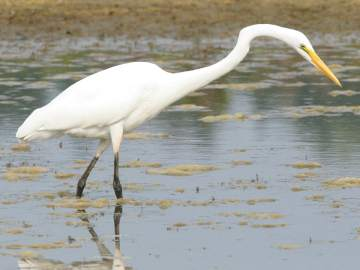
#> input picture data/white_bird.jpg, 360 x 270 px
$ python run_project.py
#> lines starting #> are read from the running program, lines starting #| are printed output that depends on the picture
### cod/parameters.py
import cv2 as cv
import sys
import numpy as np


class Parameters:

    def __init__(self, image_name):
#> called with image_name = '../data/white_bird.jpg'
        self.image_name = image_name
        self.image = cv.imread(image_name)
#> self.image is the input picture: shape (270, 360, 3); mean B, G, R 151.5, 158.9, 158.3
        if self.image is None:
            print('The image name %s is invalid.' % self.image_name)
            sys.exit(-1)
        self.image = np.float32(self.image)
        self.resize_option = 'micsoreazaLatime'
        self.num_pixels_width = 50
        self.num_pixel_height = 50
        self.show_path = False
        self.color_path = (0, 0, 255)
        self.method_select_path = 'greedy'
        self.factor_amplification = 1.10

### cod/resize_image.py
import sys
import cv2 as cv
import numpy as np
import copy

from parameters import *
from select_path import *

import pdb


def compute_energy(img):
    """
    calculeaza energia la fiecare pixel pe baza gradientului
    :param img: imaginea initiala
    :return:E - energia
    """
    gray = cv.cvtColor(img, cv.COLOR_BGR2GRAY)

    grad_x = cv.Sobel(src=gray, ddepth=cv.CV_64F, dx=1, dy=0, ksize=3, scale=1, borderType=cv.BORDER_DEFAULT)
    grad_y = cv.Sobel(src=gray, ddepth=cv.CV_64F, dx=0, dy=1, ksize=3, scale=1, borderType=cv.BORDER_DEFAULT)

    E = np.abs(grad_x) + np.abs(grad_y)

    return E


def show_path(img, path, color):
    new_image = img.copy()
    for row, col in path:
        new_image[row, col] = color

    E = compute_energy(img)
    new_image_E = img.copy()
    new_image_E[:,:,0] = E.copy()
    new_image_E[:,:,1] = E.copy()
    new_image_E[:,:,2] = E.copy()

    for row, col in path:
        new_image_E[row, col] = color
    cv.imshow('path img', np.uint8(new_image))
    cv.imshow('path E', np.uint8(new_image_E))
    cv.waitKey(1000)


def delete_path(img, path):
    """
    elimina drumul vertical din imagine
    :param img: imaginea initiala
    :path - drumul vertical
    return: updated_img - imaginea initiala din care s-a eliminat drumul vertical
    """
    updated_img = np.zeros((img.shape[0], img.shape[1] - 1, img.shape[2]), np.uint8)
    for i in range(img.shape[0]):
        col = path[i][1]
        # copiem partea din stanga
        updated_img[i, :col] = img[i, :col].copy()
        # copiem partea din dreapta
        updated_img[i, col:] = img[i, col+1:].copy()

    return updated_img


def decrease_width(params: Parameters, num_pixels):
#> called with num_pixels = 100
    img = params.image.copy()  # copiaza imaginea originala
    for i in range(num_pixels):
        print('Eliminam drumul vertical numarul %i dintr-un total de %d.' % (i+1, num_pixels))

        # calculeaza energia dupa ecuatia (1) din articol
        E = compute_energy(img)
        path = select_path(E, params.method_select_path)

        if params.show_path:
            show_path(img, path, params.color_path)
        img = delete_path(img, path)
#> this loop made 100 passes
#> pass 1, in compute_energy, `gray = cv.cvtColor(img, cv.COLOR_BGR2GRAY)`:
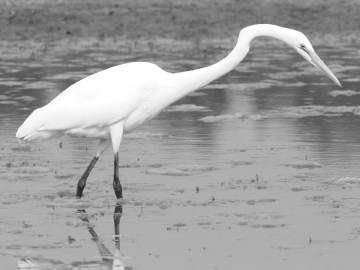
#> gray: shape (270, 360) float32; min 30.02, max 255, mean 157.9
#> pass 1, in compute_energy, `grad_x = cv.Sobel(src=gray, ddepth=cv.CV_64F, dx=1, dy=0, ksize=3, sca..`:
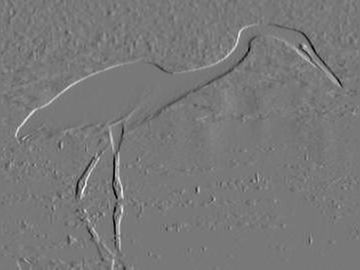
#> grad_x: shape (270, 360) float64; min -484.1, max 536.3, mean -0.1; drawn with min black and max white
#> pass 1, in compute_energy, `grad_y = cv.Sobel(src=gray, ddepth=cv.CV_64F, dx=0, dy=1, ksize=3, sca..`:
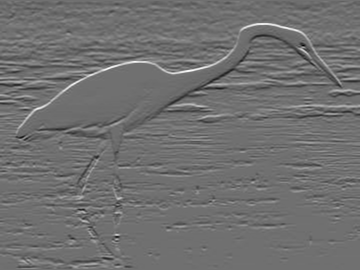
#> grad_y: shape (270, 360) float64; min -485.9, max 619.1, mean 1.1; drawn with min black and max white
#> pass 1, in compute_energy, `E = np.abs(grad_x) + np.abs(grad_y)`:
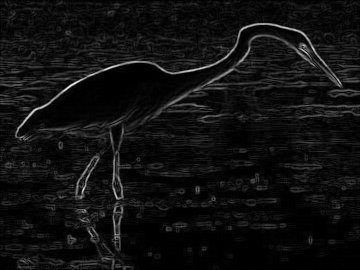
#> E: shape (270, 360) float64; min 0, max 882.2, mean 57.9; drawn with min black and max white
#> after the loop:
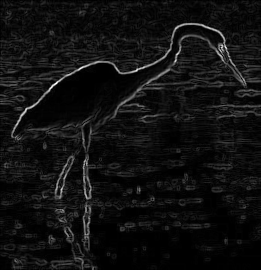
#> E: shape (270, 261) float64; min 0, max 934, mean 61.8; drawn with min black and max white
#> after the loop:
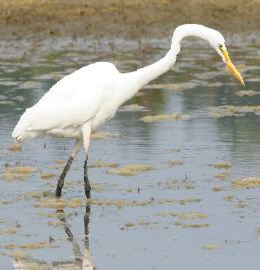
#> img: shape (270, 260, 3); mean B, G, R 151.4, 158.7, 158.1

    cv.destroyAllWindows()
    return img


# [118 lines left out: functions decrease_height, amplify_content, decrease_width_modified, decrease_height_modified, delete_object, not called in this run]


def resize_image(params: Parameters):

    if params.resize_option == 'micsoreazaLatime':
        # redimensioneaza imaginea pe latime
        resized_image = decrease_width(params, params.num_pixels_width)
        return resized_image

    elif params.resize_option == 'micsoreazaInaltime':
        # shrinks the height of the image
        resized_image = decrease_height(params, params.num_pixel_height)
        return resized_image

    elif params.resize_option == 'amplificaContinut':
        # amplifies the content in the image
        resized_image = amplify_content(params)
        return resized_image

    elif params.resize_option == 'eliminaObiect':
        # draw a bounding and remove everything inside the bounding box from the image
        img = params.image.copy()
        img = np.uint8(img)
        roi = cv.selectROI(img=img)
        cv.destroyAllWindows()

        resized_image = delete_object(params, roi[0], roi[1], roi[2], roi[3])

        return resized_image
    else:
        print('The option is not valid!')
        sys.exit(-1)

### cod/select_path.py
import sys
import numpy as np
import pdb


def select_random_path(E):
    # pentru linia 0 alegem primul pixel in mod aleator
    line = 0
    col = np.random.randint(low=0, high=E.shape[1], size=1)[0]
    path = [(line, col)]
    for i in range(E.shape[0]):
        # alege urmatorul pixel pe baza vecinilor
        line = i
        # coloana depinde de coloana pixelului anterior
        if path[-1][1] == 0:  # pixelul este localizat la marginea din stanga
            opt = np.random.randint(low=0, high=2, size=1)[0]
        elif path[-1][1] == E.shape[1] - 1:  # pixelul este la marginea din dreapta
            opt = np.random.randint(low=-1, high=1, size=1)[0]
        else:
            opt = np.random.randint(low=-1, high=2, size=1)[0]
        col = path[-1][1] + opt
        path.append((line, col))

    return path


# [94 lines left out: functions select_greedy_path, select_dynamic_programming_path, not called in this run]


def select_path(E, method):
    if method == 'aleator':
        return select_random_path(E)
    elif method == 'greedy':
        return select_greedy_path(E)
    elif method == 'programareDinamica':
        return select_dynamic_programming_path(E)
    else:
        print('The selected method %s is invalid.' % method)
        sys.exit(-1)

### cod/run_project.py
"""
    PROIECT
    REDIMENSIONEAZA IMAGINI.
    Implementarea a proiectului Redimensionare imagini
    dupa articolul "Seam Carving for Content-Aware Iamge Resizing", autori S. Avidan si A. Shamir
"""

from parameters import *
from resize_image import *
import matplotlib.pyplot as plt

image_name = '../data/white_bird.jpg'
params = Parameters(image_name)

# seteaza optiunea de redimenionare
# micsoreazaLatime, micsoreazaInaltime, amplificaContinut, eliminaObiect
params.resize_option = 'micsoreazaLatime'
# numarul de pixeli pe latime
params.num_pixels_width = 100
# numarul de pixeli pe inaltime
params.num_pixel_height = 100
# afiseaza drumul eliminat
params.show_path = True
# metoda pentru alegerea drumului
# aleator, greedy, programareDinamica
params.method_select_path = 'aleator'

resized_image = resize_image(params)
resized_image_opencv = cv.resize(params.image, (resized_image.shape[1], resized_image.shape[0]))

f, axs = plt.subplots(2, 2, figsize=(15, 15))
plt.subplot(1, 3, 1)
plt.imshow(np.uint8(params.image[:, :, [2, 1, 0]]))
plt.xlabel('original')

plt.subplot(1, 3, 2)
plt.imshow(np.uint8(resized_image_opencv[:, :, [2, 1, 0]]))
plt.xlabel('OpenCV')

plt.subplot(1, 3, 3)
plt.imshow(resized_image[:, :, [2, 1, 0]])
plt.xlabel('My result')
cv.imwrite('test.png', resized_image)
plt.show()
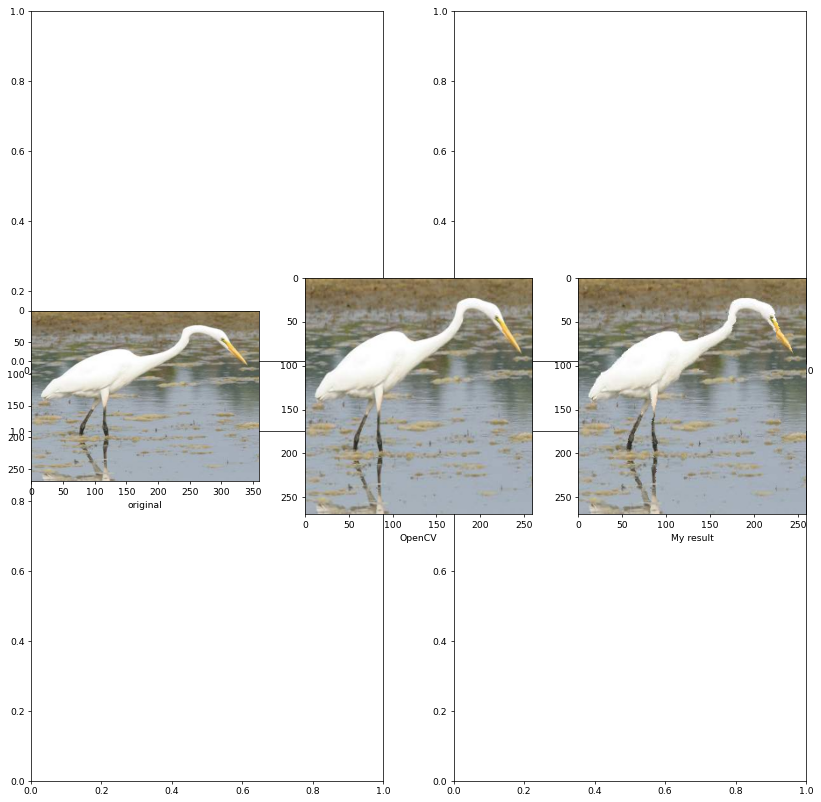
#> figure drawn by matplotlib, 3 panels

$ run again, with data/bici.jpg copied over data/white_bird.jpg
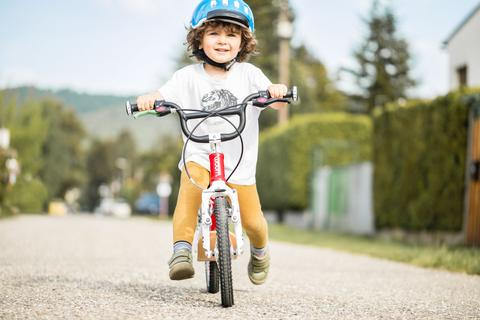
#> input picture data/bici.jpg, 480 x 320 px
#> in __init__, self.image is the input picture: shape (320, 480, 3); mean B, G, R 155.4, 175.4, 177.9
#> after the loop in decrease_width, `for i in range(num_pixels):`:
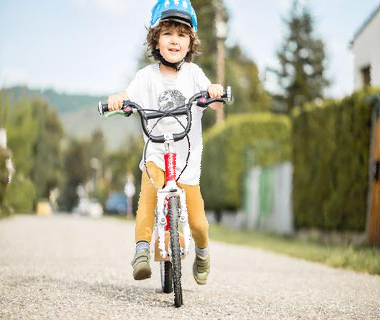
#> img: shape (320, 380, 3); mean B, G, R 154.7, 174.9, 177.3
#> `plt.show()`:
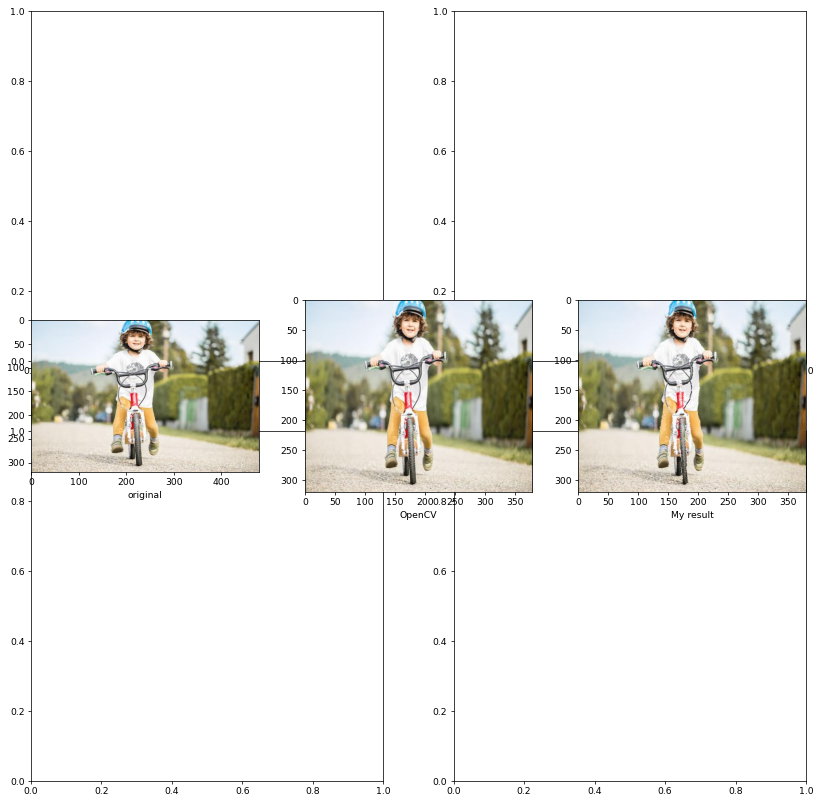
#> figure drawn by matplotlib, 3 panels

$ run again, with data/casa.jpg copied over data/white_bird.jpg
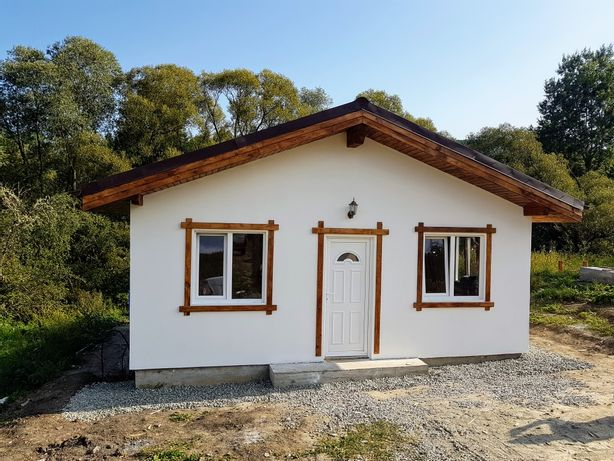
#> input picture data/casa.jpg, 614 x 461 px
#> in __init__, self.image is the input picture: shape (461, 614, 3); mean B, G, R 122.3, 129.1, 127.9
#> after the loop in decrease_width, `for i in range(num_pixels):`:
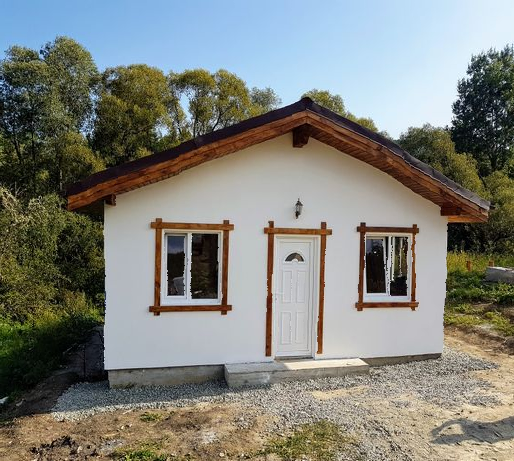
#> img: shape (461, 514, 3); mean B, G, R 123, 129.8, 128.6
#> `plt.show()`:
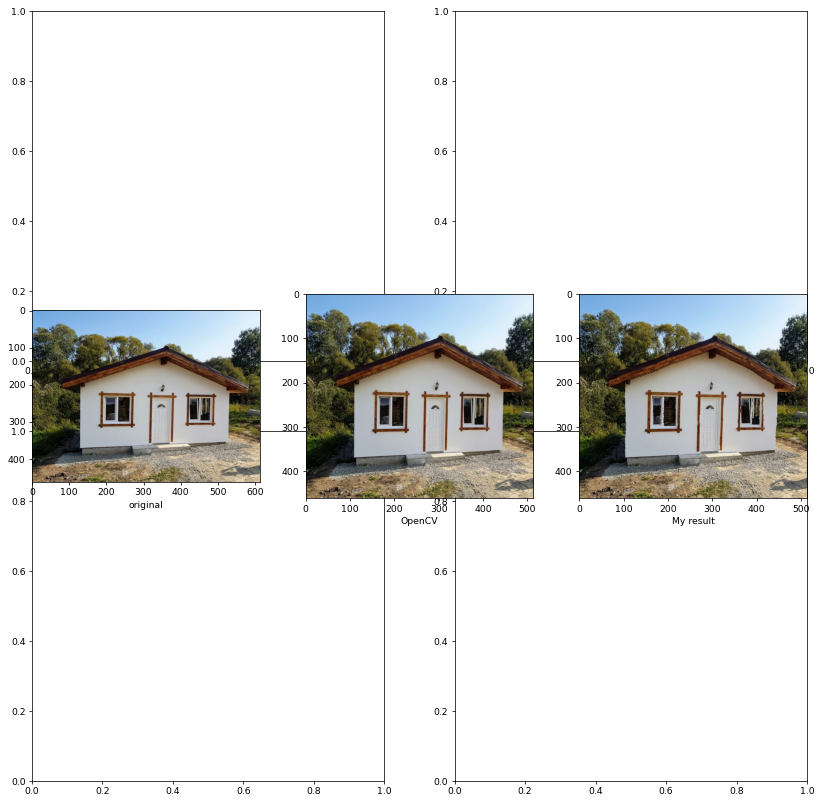
#> figure drawn by matplotlib, 3 panels
